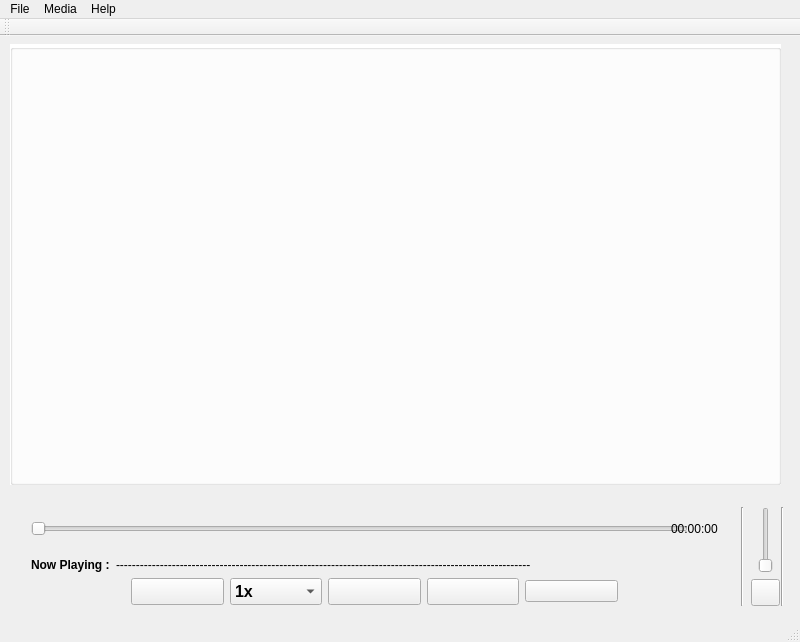
<?xml version="1.0" encoding="UTF-8"?>
<ui version="4.0">
 <class>PlayerWindow</class>
 <widget class="QMainWindow" name="PlayerWindow">
  <property name="geometry">
   <rect>
    <x>0</x>
    <y>0</y>
    <width>800</width>
    <height>642</height>
   </rect>
  </property>
  <property name="windowTitle">
   <string>MRD MediaPlayer</string>
  </property>
  <property name="windowIcon">
   <iconset resource="resources.qrc">
    <normaloff>:/Resources/ui_icons/mediaplayer.png</normaloff>:/Resources/ui_icons/mediaplayer.png</iconset>
  </property>
  <widget class="QWidget" name="centralWidget">
   <widget class="QGroupBox" name="groupBox_2">
    <property name="geometry">
     <rect>
      <x>10</x>
      <y>8</y>
      <width>771</width>
      <height>441</height>
     </rect>
    </property>
    <property name="sizePolicy">
     <sizepolicy hsizetype="Expanding" vsizetype="Expanding">
      <horstretch>0</horstretch>
      <verstretch>0</verstretch>
     </sizepolicy>
    </property>
    <property name="minimumSize">
     <size>
      <width>0</width>
      <height>0</height>
     </size>
    </property>
    <property name="mouseTracking">
     <bool>false</bool>
    </property>
    <property name="layoutDirection">
     <enum>Qt::RightToLeft</enum>
    </property>
    <property name="autoFillBackground">
     <bool>false</bool>
    </property>
    <property name="styleSheet">
     <string notr="true">background-color: rgb(255, 255, 255);</string>
    </property>
    <property name="title">
     <string/>
    </property>
   </widget>
   <widget class="QWidget" name="layoutWidget">
    <property name="geometry">
     <rect>
      <x>730</x>
      <y>460</y>
      <width>65</width>
      <height>121</height>
     </rect>
    </property>
    <layout class="QHBoxLayout" name="horizontalLayout">
     <property name="spacing">
      <number>1</number>
     </property>
     <item>
      <widget class="Line" name="line_4">
       <property name="orientation">
        <enum>Qt::Vertical</enum>
       </property>
      </widget>
     </item>
     <item>
      <layout class="QFormLayout" name="formLayout">
       <property name="fieldGrowthPolicy">
        <enum>QFormLayout::ExpandingFieldsGrow</enum>
       </property>
       <property name="rowWrapPolicy">
        <enum>QFormLayout::DontWrapRows</enum>
       </property>
       <property name="labelAlignment">
        <set>Qt::AlignBottom|Qt::AlignLeading|Qt::AlignLeft</set>
       </property>
       <item row="2" column="0">
        <spacer name="horizontalSpacer_4">
         <property name="orientation">
          <enum>Qt::Horizontal</enum>
         </property>
         <property name="sizeHint" stdset="0">
          <size>
           <width>40</width>
           <height>20</height>
          </size>
         </property>
        </spacer>
       </item>
       <item row="2" column="1">
        <widget class="QPushButton" name="BtnMute">
         <property name="font">
          <font>
           <pointsize>12</pointsize>
           <bold>true</bold>
          </font>
         </property>
         <property name="text">
          <string/>
         </property>
         <property name="icon">
          <iconset resource="resources.qrc">
           <normaloff>:/Resources/ui_icons/VoiceBt.png</normaloff>:/Resources/ui_icons/VoiceBt.png</iconset>
         </property>
         <property name="iconSize">
          <size>
           <width>35</width>
           <height>35</height>
          </size>
         </property>
        </widget>
       </item>
       <item row="0" column="1">
        <widget class="QSlider" name="vSliderSound">
         <property name="sizePolicy">
          <sizepolicy hsizetype="Expanding" vsizetype="Maximum">
           <horstretch>0</horstretch>
           <verstretch>0</verstretch>
          </sizepolicy>
         </property>
         <property name="orientation">
          <enum>Qt::Vertical</enum>
         </property>
        </widget>
       </item>
      </layout>
     </item>
     <item>
      <widget class="Line" name="line_5">
       <property name="orientation">
        <enum>Qt::Vertical</enum>
       </property>
      </widget>
     </item>
    </layout>
   </widget>
   <widget class="QWidget" name="layoutWidget">
    <property name="geometry">
     <rect>
      <x>20</x>
      <y>459</y>
      <width>709</width>
      <height>121</height>
     </rect>
    </property>
    <layout class="QVBoxLayout" name="verticalLayout">
     <item>
      <layout class="QHBoxLayout" name="horizontalLayout_3">
       <item>
        <widget class="QSlider" name="hSliderVideo">
         <property name="sizePolicy">
          <sizepolicy hsizetype="Expanding" vsizetype="Expanding">
           <horstretch>0</horstretch>
           <verstretch>0</verstretch>
          </sizepolicy>
         </property>
         <property name="minimumSize">
          <size>
           <width>657</width>
           <height>0</height>
          </size>
         </property>
         <property name="autoFillBackground">
          <bool>false</bool>
         </property>
         <property name="inputMethodHints">
          <set>Qt::ImhNone</set>
         </property>
         <property name="orientation">
          <enum>Qt::Horizontal</enum>
         </property>
         <property name="invertedAppearance">
          <bool>false</bool>
         </property>
         <property name="invertedControls">
          <bool>false</bool>
         </property>
         <property name="tickPosition">
          <enum>QSlider::NoTicks</enum>
         </property>
        </widget>
       </item>
       <item>
        <widget class="QLabel" name="endTime">
         <property name="sizePolicy">
          <sizepolicy hsizetype="Minimum" vsizetype="Minimum">
           <horstretch>0</horstretch>
           <verstretch>0</verstretch>
          </sizepolicy>
         </property>
         <property name="text">
          <string>00:00:00</string>
         </property>
        </widget>
       </item>
      </layout>
     </item>
     <item>
      <layout class="QHBoxLayout" name="horizontalLayout_2">
       <item>
        <widget class="QLabel" name="label">
         <property name="sizePolicy">
          <sizepolicy hsizetype="Fixed" vsizetype="Preferred">
           <horstretch>0</horstretch>
           <verstretch>0</verstretch>
          </sizepolicy>
         </property>
         <property name="font">
          <font>
           <bold>true</bold>
          </font>
         </property>
         <property name="text">
          <string>Now Playing :</string>
         </property>
        </widget>
       </item>
       <item>
        <widget class="QLabel" name="LblNowPlaying">
         <property name="text">
          <string>--------------------------------------------------------------------------------------------------------</string>
         </property>
        </widget>
       </item>
      </layout>
     </item>
     <item>
      <layout class="QGridLayout" name="gridLayout">
       <item row="0" column="3">
        <widget class="QPushButton" name="BtnPlay">
         <property name="font">
          <font>
           <pointsize>12</pointsize>
           <bold>true</bold>
          </font>
         </property>
         <property name="text">
          <string/>
         </property>
         <property name="icon">
          <iconset resource="resources.qrc">
           <normaloff>:/Resources/ui_icons/play.png</normaloff>:/Resources/ui_icons/play.png</iconset>
         </property>
         <property name="iconSize">
          <size>
           <width>50</width>
           <height>50</height>
          </size>
         </property>
        </widget>
       </item>
       <item row="0" column="1">
        <widget class="QPushButton" name="directory">
         <property name="font">
          <font>
           <pointsize>12</pointsize>
           <bold>true</bold>
          </font>
         </property>
         <property name="text">
          <string/>
         </property>
         <property name="icon">
          <iconset resource="resources.qrc">
           <normaloff>:/Resources/ui_icons/Add File.png</normaloff>:/Resources/ui_icons/Add File.png</iconset>
         </property>
         <property name="iconSize">
          <size>
           <width>50</width>
           <height>50</height>
          </size>
         </property>
        </widget>
       </item>
       <item row="0" column="0">
        <spacer name="horizontalSpacer">
         <property name="orientation">
          <enum>Qt::Horizontal</enum>
         </property>
         <property name="sizeType">
          <enum>QSizePolicy::Fixed</enum>
         </property>
         <property name="sizeHint" stdset="0">
          <size>
           <width>100</width>
           <height>20</height>
          </size>
         </property>
        </spacer>
       </item>
       <item row="0" column="8">
        <spacer name="horizontalSpacer_2">
         <property name="orientation">
          <enum>Qt::Horizontal</enum>
         </property>
         <property name="sizeType">
          <enum>QSizePolicy::Fixed</enum>
         </property>
         <property name="sizeHint" stdset="0">
          <size>
           <width>100</width>
           <height>20</height>
          </size>
         </property>
        </spacer>
       </item>
       <item row="0" column="5">
        <widget class="QPushButton" name="BtnStop">
         <property name="text">
          <string/>
         </property>
         <property name="icon">
          <iconset resource="resources.qrc">
           <normaloff>:/Resources/ui_icons/stop.png</normaloff>:/Resources/ui_icons/stop.png</iconset>
         </property>
         <property name="iconSize">
          <size>
           <width>50</width>
           <height>50</height>
          </size>
         </property>
        </widget>
       </item>
       <item row="0" column="4">
        <widget class="QPushButton" name="BtnPause">
         <property name="font">
          <font>
           <pointsize>12</pointsize>
           <bold>true</bold>
          </font>
         </property>
         <property name="text">
          <string/>
         </property>
         <property name="icon">
          <iconset resource="resources.qrc">
           <normaloff>:/Resources/ui_icons/pause.png</normaloff>:/Resources/ui_icons/pause.png</iconset>
         </property>
         <property name="iconSize">
          <size>
           <width>50</width>
           <height>50</height>
          </size>
         </property>
        </widget>
       </item>
       <item row="0" column="2">
        <widget class="QComboBox" name="comboBox">
         <property name="sizePolicy">
          <sizepolicy hsizetype="Preferred" vsizetype="Fixed">
           <horstretch>0</horstretch>
           <verstretch>0</verstretch>
          </sizepolicy>
         </property>
         <property name="font">
          <font>
           <pointsize>12</pointsize>
           <bold>true</bold>
          </font>
         </property>
         <property name="iconSize">
          <size>
           <width>50</width>
           <height>50</height>
          </size>
         </property>
         <item>
          <property name="text">
           <string>1x</string>
          </property>
          <property name="icon">
           <iconset resource="resources.qrc">
            <normaloff>:/Resources/ui_icons/fastforward.png</normaloff>:/Resources/ui_icons/fastforward.png</iconset>
          </property>
         </item>
         <item>
          <property name="text">
           <string>0.5x</string>
          </property>
          <property name="icon">
           <iconset resource="resources.qrc">
            <normaloff>:/Resources/ui_icons/speedup.png</normaloff>:/Resources/ui_icons/speedup.png</iconset>
          </property>
         </item>
         <item>
          <property name="text">
           <string>2x</string>
          </property>
          <property name="icon">
           <iconset resource="resources.qrc">
            <normaloff>:/Resources/ui_icons/speedup.png</normaloff>:/Resources/ui_icons/speedup.png</iconset>
          </property>
         </item>
        </widget>
       </item>
      </layout>
     </item>
    </layout>
   </widget>
  </widget>
  <widget class="QMenuBar" name="menuBar">
   <property name="geometry">
    <rect>
     <x>0</x>
     <y>0</y>
     <width>800</width>
     <height>22</height>
    </rect>
   </property>
   <widget class="QMenu" name="menuFile">
    <property name="title">
     <string>File</string>
    </property>
    <addaction name="separator"/>
    <addaction name="actionAdd"/>
    <addaction name="separator"/>
    <addaction name="actionExit"/>
   </widget>
   <widget class="QMenu" name="menuHelp">
    <property name="title">
     <string>Help</string>
    </property>
    <addaction name="actionInfo"/>
   </widget>
   <widget class="QMenu" name="menuMedia">
    <property name="title">
     <string>Media</string>
    </property>
    <addaction name="actionPlay"/>
    <addaction name="actionPause"/>
    <addaction name="actionStop"/>
   </widget>
   <addaction name="menuFile"/>
   <addaction name="menuMedia"/>
   <addaction name="menuHelp"/>
  </widget>
  <widget class="QToolBar" name="mainToolBar">
   <attribute name="toolBarArea">
    <enum>TopToolBarArea</enum>
   </attribute>
   <attribute name="toolBarBreak">
    <bool>false</bool>
   </attribute>
  </widget>
  <widget class="QStatusBar" name="statusBar">
   <property name="maximumSize">
    <size>
     <width>16777215</width>
     <height>13777215</height>
    </size>
   </property>
  </widget>
  <action name="actionAdd">
   <property name="icon">
    <iconset resource="resources.qrc">
     <normaloff>:/Resources/ui_icons/Add File.png</normaloff>:/Resources/ui_icons/Add File.png</iconset>
   </property>
   <property name="text">
    <string>Add</string>
   </property>
  </action>
  <action name="actionExit">
   <property name="icon">
    <iconset resource="resources.qrc">
     <normaloff>:/Resources/ui_icons/exit_Bt.png</normaloff>:/Resources/ui_icons/exit_Bt.png</iconset>
   </property>
   <property name="text">
    <string>Exit</string>
   </property>
  </action>
  <action name="actionInfo">
   <property name="icon">
    <iconset resource="resources.qrc">
     <normaloff>:/Resources/ui_icons/info.png</normaloff>:/Resources/ui_icons/info.png</iconset>
   </property>
   <property name="text">
    <string>Info</string>
   </property>
  </action>
  <action name="actionPlay">
   <property name="icon">
    <iconset resource="resources.qrc">
     <normaloff>:/Resources/ui_icons/play.png</normaloff>:/Resources/ui_icons/play.png</iconset>
   </property>
   <property name="text">
    <string>Play</string>
   </property>
  </action>
  <action name="actionPause">
   <property name="icon">
    <iconset resource="resources.qrc">
     <normaloff>:/Resources/ui_icons/pause.png</normaloff>:/Resources/ui_icons/pause.png</iconset>
   </property>
   <property name="text">
    <string>Pause</string>
   </property>
  </action>
  <action name="actionStop">
   <property name="icon">
    <iconset resource="resources.qrc">
     <normaloff>:/Resources/ui_icons/stop.png</normaloff>:/Resources/ui_icons/stop.png</iconset>
   </property>
   <property name="text">
    <string>Stop</string>
   </property>
  </action>
 </widget>
 <layoutdefault spacing="6" margin="11"/>
 <resources>
  <include location="resources.qrc"/>
 </resources>
 <connections/>
</ui>
